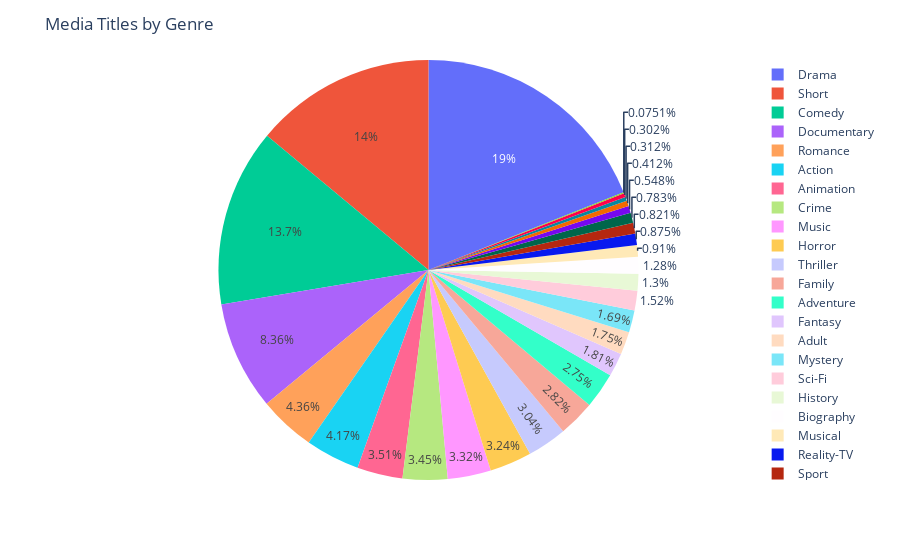

The code cell stored with this chart in its notebook:
### Code cell
genre_title_count = {}
for i in genres:
    count = 0
    count = sum([count + 1 for x in media_titles.genres_list if i in x])
    genre_title_count[i] = count
print(genre_title_count)
fig = px.pie(values=genre_title_count.values(), names=genre_title_count.keys())
fig.update_layout(title_text='Media Titles by Genre')

### Figure 1 — Plotly figure (JSON) as saved in the notebook; plotly's stock layout.template omitted (floating-point values rounded to 4 significant figures)
{"data": [{"domain": {"x": [0, 1], "y": [0, 1]}, "hovertemplate": "label=%{label}<br>value=%{value}<extra></extra>", "labels": ["Documentary", "Short", "Animation", "Sport", "Action", "Comedy", "Romance", "Music", "Western", "Drama", "News", "Sci-Fi", "History", "Crime", "Biography", "Horror", "Fantasy", "Family", "War", "Adventure", "Mystery", "Musical", "Adult", "Thriller", "Film-Noir", "Talk-Show", "Game-Show", "Reality-TV"], "legendgroup": "", "name": "", "showlegend": true, "type": "pie", "values": [87094, 145387, 36526, 8547, 43432, 142366, 45370, 34628, 5703, 197558, 3245, 15795, 13560, 35885, 13303, 33799, 18901, 29344, 8151, 28615, 17642, 9477, 18228, 31705, 782, 4291, 3142, 9115]}], "layout": {"legend": {"tracegroupgap": 0}, "margin": {"t": 60}, "title": {"text": "Media Titles by Genre"}}}
